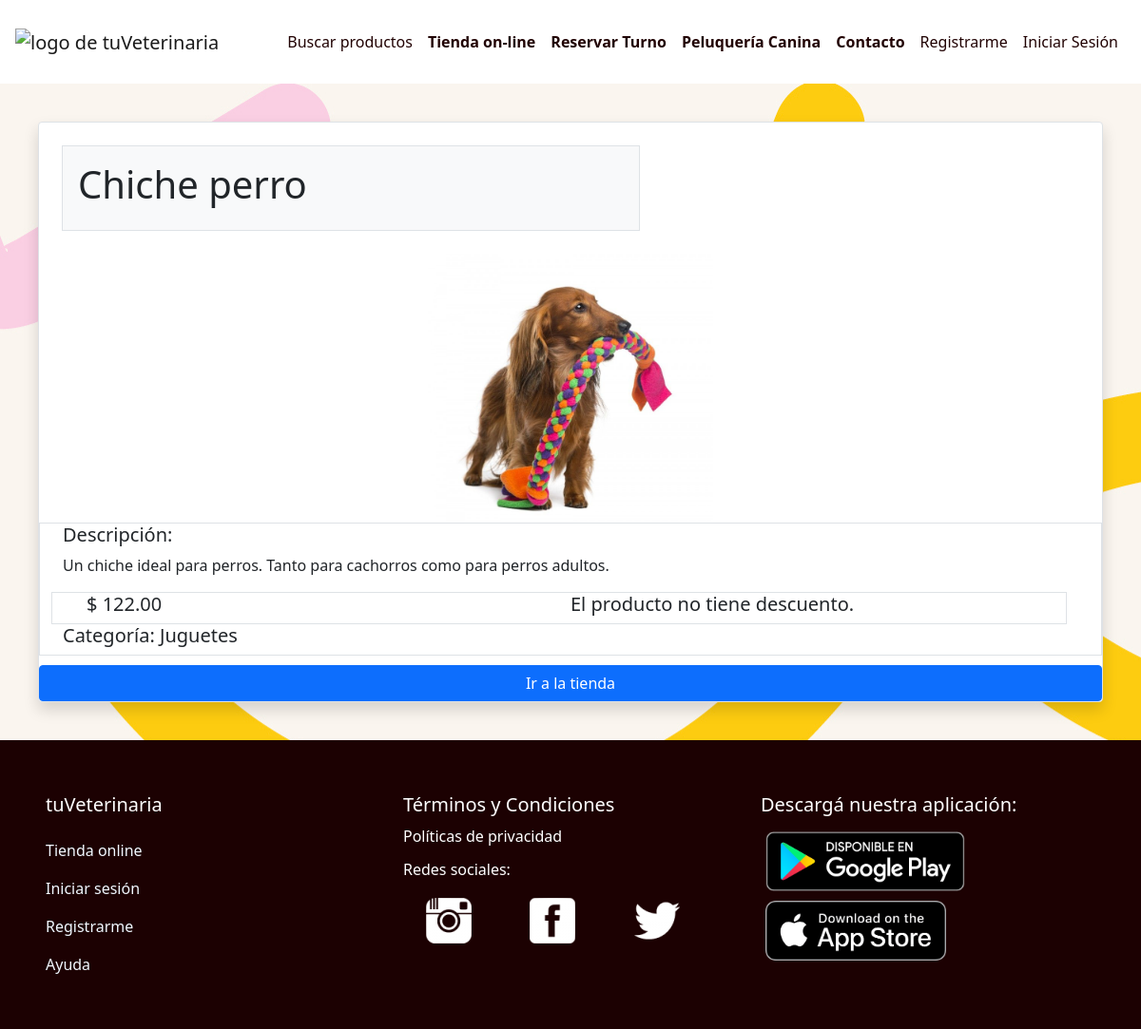
The app's page /tienda/1/ver/ with its own data.
### productos/models.py (models this page shows, shortened)
class Producto(models.Model):
    Borrador = 'Borrador'
    Publicado = 'Publicado'
    Retirado = 'Retirado'
    APROBACION_PRODUCTO = (
        (Borrador, 'Borrador'),
        (Publicado, 'Publicado'),
        (Retirado, 'Retirado'),
    )
    estado = models.CharField(max_length=10, choices=APROBACION_PRODUCTO, default='Borrador')
    producto = models.CharField(max_length=150)
    descripcion = models.CharField(max_length=250, default='Descripción')
    fecha_publicacion = models.DateTimeField('Fecha de publicación')
    imagen = models.ImageField(upload_to="producto/%Y/%m/%d", blank=True, null=True)
    categoria = models.ForeignKey(
        Categoria, blank=False, null=True, on_delete=models.CASCADE
    )
    stock = models.IntegerField(default=0)
    descripcion = models.TextField(  default="")
    precio = models.DecimalField(max_digits=12, decimal_places=2, default=0.00)
    descuento = models.IntegerField(default=0)

class Categoria(models.Model):
    nombre = models.CharField(max_length=100, db_index=True)
    descripcion = models.CharField(max_length=250, db_index=True, default="descripcion")
    slug = models.SlugField(max_length=100, db_index=True)
    def __str__(self):
        return '%s' % self.nombre

### tienda/views.py (the view)
# urls.py: path('<int:producto_id>/ver/', views.ver_imagen, name="ver"),
def ver_imagen(request, producto_id):
    params = {}
    try:
        producto = Producto.objects.get(pk=producto_id)
    except Producto.DoesNotExist:
        raise Http404
    params["producto"] = producto
    return render(request, "tienda/verimagen.html", params)

### templates/tienda/verimagen.html
{% extends "layout.html" %}
{% load static %}
{% block tienda %}
<div class="container-fluid fondo-formulario p-4" style=" background-image:url({% static "img/patron1.jpg" %});" >
    <div class="card border border-radius shadow m-3">
        <div class="card-title border m-4 p-3 bg-light " style="width: 38rem;" >
            <h1>{{producto.producto}}</h1>
          </div>
            <img src="/media/{{producto.imagen}}" class="mx-auto img-responsive" width="300px">
            <div class="container border border-radius">
            <h5 class="card-title">Descripción:
            </h5>
            <p class="card-text"> {{producto.descripcion}}</p>
            <div class="container  border border-radius row">
                <div class="col">
                    <h5 class="card-title">$ {{producto.precio}}</h5>
                </div>
                <div class="col">
                    {% if producto.descuento == 0 %}
                    <h5 class="card-title">El producto no tiene descuento.</h5>
                    {% else %}
                    <h5 class="card-title">Descuento: {{producto.descuento}}</h5>
                    {% endif %}
                 </div>
             </div>
            <h5 class="card-title">Categoría: {{producto.categoria}}   </h5>
          </div>
                <a href="{% url 'verimagenes' %}" class="btn btn-primary rounded" style="margin-top: 10px;">Ir a la tienda</a>
      </div>
</div>
{% endblock %}

### records on screen
Producto: producto "Chiche perro", imagen (picture), descripcion "Un chiche ideal para perros. Tanto para cachorros como para perros adultos.", precio "122.00", categoria "Juguetes"
